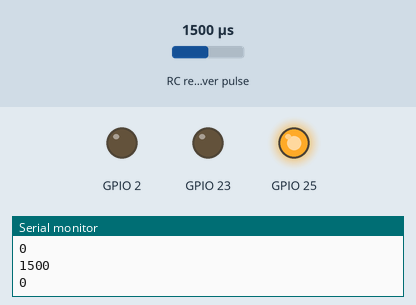
Bench run of a sketch on a simulated ESP32. Shown: output pins drawn as LEDs (lit = HIGH), the last lines printed to the serial monitor. Wiring (inferred from the names in the program): RC receiver channel: data GPIO 22. The inputs (shaded band) are chosen by the test bench; at power-on: RC receiver pulse 1500 µs.

Above: at 1.2 s.
1.3 s: RC receiver pulse (sensor on GPIO 22) set to 1020 µs
At 2.5 s:
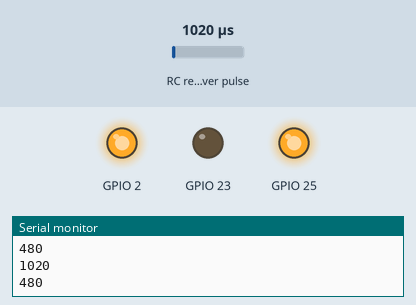
2.8 s: RC receiver pulse (sensor on GPIO 22) set to 1250 µs
At 3.8 s:
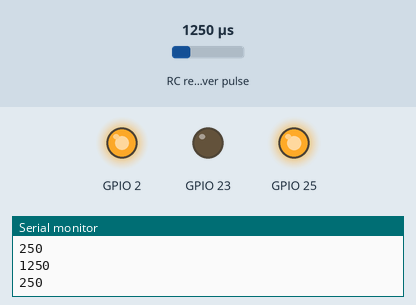
4.3 s: RC receiver pulse (sensor on GPIO 22) set to 1750 µs
At 4.9 s:
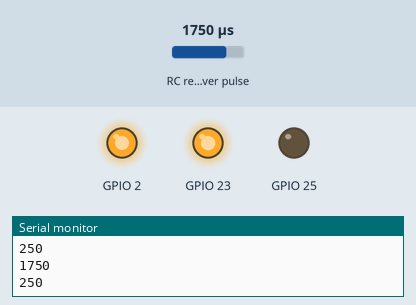
Timing chart, 0 to 7.3 s (numbered marks = the images above; inputs shaded):
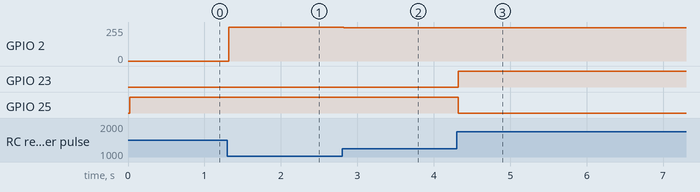

The sketch:

RC_CAR_-uno.ino
```cpp
#define RCPin 22
signed int RCValue;
signed int pwmValue;

void setup() {
   Serial.begin(9600);
  pinMode(RCPin, INPUT);
  // put your setup code here, to run once:

pinMode(23, OUTPUT);
pinMode(25, OUTPUT);
}

void loop() {


   RCValue = pulseIn(RCPin, HIGH);
   pwmValue=abs(RCValue-1500);
       analogWrite(2,pwmValue);

  Serial.println(RCValue);
   Serial.println(pwmValue);

  if(RCValue>1500)
  {

  digitalWrite(23,HIGH);
  digitalWrite(25,LOW);
  }
  else
{
  digitalWrite(23,LOW);
  digitalWrite(25,HIGH);
}

}
```

Measured:
- after the input at 1.3 s, GPIO 2: 0/255 → 255/255 at once
- after the input at 2.8 s, GPIO 2: 255/255 → 250/255 at once
- after the input at 4.3 s, GPIO 23: LOW → HIGH at once; GPIO 25: HIGH → LOW at once
